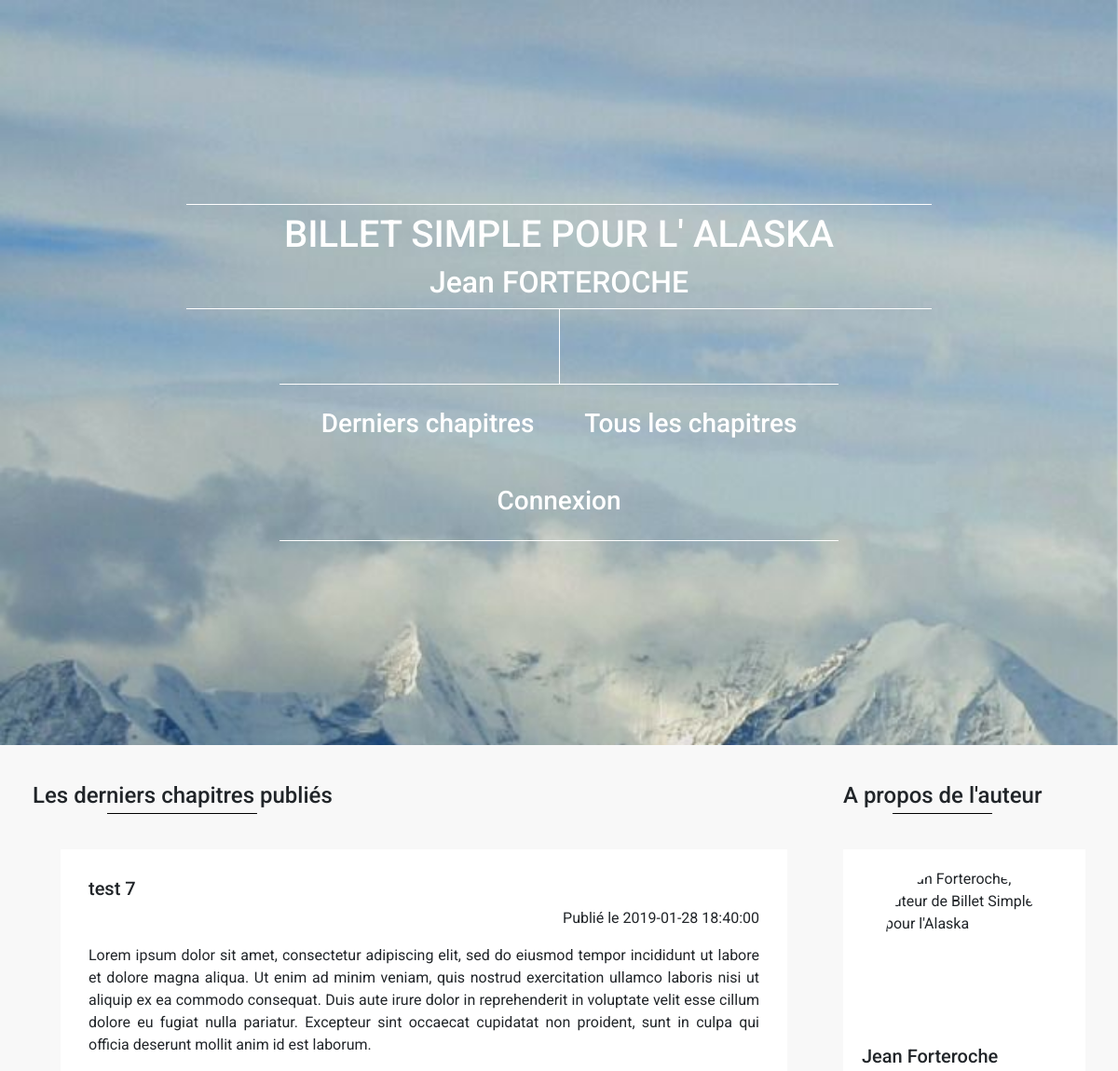
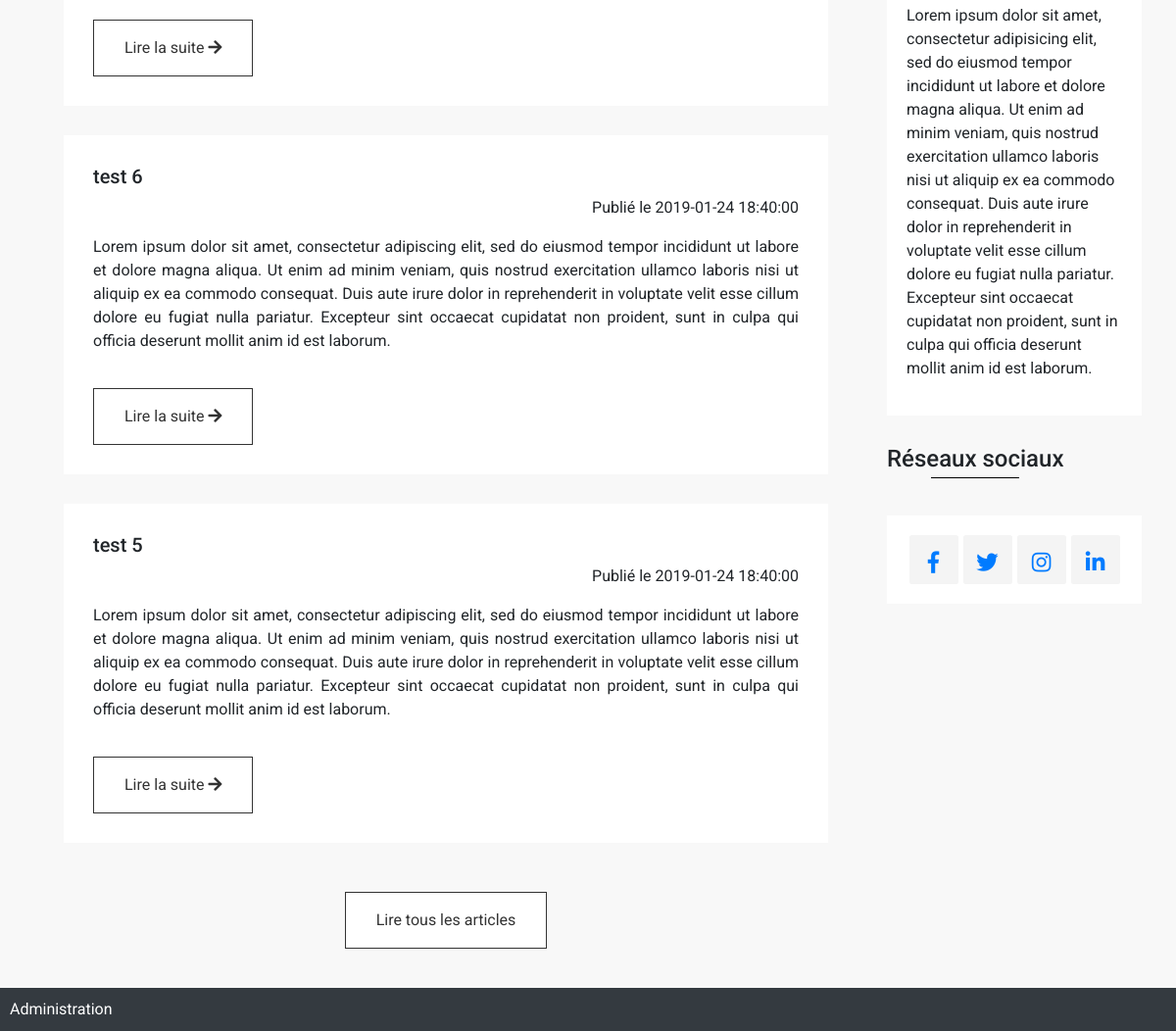
The page / on the database its author committed (2 pictures, top to bottom).
### tables this page shows
CREATE TABLE IF NOT EXISTS `post` (
  `id` int(11) NOT NULL AUTO_INCREMENT,
  `author` varchar(50) NOT NULL,
  `title` varchar(255) NOT NULL,
  `content` text NOT NULL,
  `createdAt` datetime NOT NULL,
  `updated` tinyint(1) NOT NULL DEFAULT '0',
  `updatedAt` datetime DEFAULT NULL,
  `reported` tinyint(1) NOT NULL DEFAULT '0',
  `reportedAt` datetime DEFAULT NULL,
  PRIMARY KEY (`id`)
);

### controler/accueil.php (called while the page is built, shortened)
<?php
$post = new Post();
$posts = $post->findByPage(3,0);
include_once __DIR__ . '/../vue/accueil.vue.php';

### model/BddConnexion.php (called while the page is built, shortened)
<?php
class BddConnexion
{
    public function __construct()
    {
        try {
            $this->bdd = new PDO('mysql:host=localhost;dbname=projet3', 'root', '');
        } catch (PDOException $e) {
            die('Erreur:' . $e->getMessage());
        };
    }
}

### model/Post.php (called while the page is built, shortened)
<?php
class Post extends BddConnexion
{
    private $id;
    private $title;
    private $content;
    private $createdAt;
    public function getId()
    {
        return $this->id;
    }
    public function setId($id)
    {
        $this->id = $id;
    }
    public function getTitle()
    {
        return $this->title;
    }
    public function setTitle($title)
    {
        $this->title = $title;
    }
    public function getContent()
    {
        return $this->content;
    }
    public function setContent($content)
    {
        $this->content = $content;
    }
    public function getCreatedAt()
    {
        return $this->createdAt;
    }
    public function setCreatedAt($createdAt)
    {
        $this->createdAt = $createdAt;
    }
    public function findByPage($limit, $offset)
    {
        $req = $this->bdd->prepare('SELECT id, author, title, content, createdAt, updated, updatedAt, reported, reportedAt FROM post ORDER BY id DESC LIMIT :limit OFFSET :offset');
        $req->bindValue(':limit', $limit, PDO::PARAM_INT);
        $req->bindValue(':offset', $offset, PDO::PARAM_INT);
        $req->execute();
        while($datas = $req->fetch()){
            $post = new Post();
            $post->setId($datas['id']);
            $post->setAuthor($datas['author']);
            $post->setTitle($datas['title']);
            $post->setContent($datas['content']);
            $post->setCreatedAt($datas['createdAt']);
            $post->setUpdated($datas['updated']);
            $post->setUpdatedAt($datas['updatedAt']);
            $post->setReported($datas['reported']);
            $post->setReportedAt($datas['reportedAt']);
            $listPosts[] = $post;
        }
        return $listPosts;
    }
}

### vue/accueil.vue.php (the view, shortened to what this page needs)
<!DOCTYPE html>
<html lang="fr">
<head>
    <link rel="stylesheet" href="https://stackpath.bootstrapcdn.com/bootstrap/4.1.3/css/bootstrap.min.css"
>
    <link rel="stylesheet" href="https://use.fontawesome.com/releases/v5.5.0/css/all.css"
>
    <link href="/vue/css/style.css" rel="stylesheet">
</head>
<body>
<div class="container-fluid">
    <header class="row accueilBanner">
        <div class="headerTitle">
            <div class="title col-sm-8 mx-auto">
                <h1 class="mt-2">BILLET SIMPLE POUR L' ALASKA</h1>
                <h2>Jean FORTEROCHE</h2>
            </div>
            <div class="col-sm-6 mx-auto subtitle">
                <div class="center-block">
                    <a href="#content"><h3>Derniers chapitres</h3></a>
                    <a href="/articles"><h3>Tous les chapitres</h3></a>
                    <a href="/connexion"><h3>Connexion</h3></a>
                </div>
            </div>
        </div>
    </header>
    <div id="content" class="row content">
        <section class="col-sm-9 ">
            <h4>Les derniers chapitres publiés</h4>
            <?php
            if (isset($posts) && count($posts) > 0) {
                foreach ($posts as $post) {
                    ?>
                    <article class="post">
                        <h5><?= $post->getTitle(); ?></h5>
                        <p class="text-right">Publié le <?= $post->getCreatedAt(); ?></p>
                        <p><?= $post->getContent(); ?></p>
                        <a href="/chapitre?id=<?= $post->getId(); ?>" class="readMore">Lire la suite <span
                                    class="fas fa-arrow-right"></span></a>
                    </article>
                <?php }
            } else { ?>
                <div class="alert alert-warning text-center">
                    <b>Aucun article n'a été publié pour le moment !</b>
                </div>
                <?php
            }
            ?>
            <div class="text-center">
                <a href="/articles" class="readMore">Lire tous les articles</a>
            </div>
        </section>
        <section class="col-sm-3">
            <h4>A propos de l'auteur</h4>
            <aside>
                <img src="https://cdn.iconscout.com/icon/free/png-256/avatar-367-456319.png"
                     alt="Jean Forteroche, auteur de Billet Simple pour l'Alaska" height="160" width="170"
                     class="mx-auto d-block">
                <h5>Jean Forteroche</h5>
                <p>Lorem ipsum dolor sit amet, consectetur adipisicing elit, sed do eiusmod tempor incididunt ut labore
                    et dolore magna aliqua. Ut enim ad minim veniam, quis nostrud exercitation ullamco laboris nisi ut
                    aliquip ex ea commodo consequat. Duis aute irure dolor in reprehenderit in voluptate velit esse
                    cillum dolore eu fugiat nulla pariatur. Excepteur sint occaecat cupidatat non proident, sunt in
                    culpa qui officia deserunt mollit anim id est laborum.</p>
            </aside>
            <h4>Réseaux sociaux</h4>
            <aside id="social">
                    <span id="facebook" class="socialLink">
                        <a href="#"><i class="fab fa-facebook-f"></i></a>
                    </span>
                <span id="twitter" class="socialLink">
                        <a href="#"><i class="fab fa-twitter"></i></a>
                    </span>
                <span id="instagram" class="socialLink">
                        <a href="#"><i class="fab fa-instagram"></i></a>
                    </span>
                <span id="linkedin" class="socialLink">
                        <a href="#"><i class="fab fa-linkedin-in"></i></a>
                    </span>
            </aside>
        </section>
    </div>
    <?php
    include_once __DIR__ . '/includes/footer.inc.vue.php';
    ?>
</div>
</body>
</html>

### vue/css/style.css (style rules this page uses)
html { scroll-behavior: smooth; }
body { font-family: 'Roboto', sans-serif; background-color: rgb(248, 248, 248); }
.accueilBanner { background-image: url("../images/homeBackground2.jpeg"); background-size: cover; background-attachment: fixed; min-height: 100vh; display: flex; flex-direction: column; align-items: center; justify-content: center; text-align: center; }
.headerTitle { width: 100%; height: 100%; }
.title, .subtitle { border-top: 1px solid white; border-bottom: 1px solid white; color: white; }
.subtitle h3 { display: inline-block; padding: 25px; margin: 0; height: 100%; transition-property: background; transition-duration: 1s; }
header a, header a:hover, header a:focus { text-decoration: none; color: white; }
section, .content { padding: 20px; }
h4 { display: inline-block; padding-bottom: 5px; position: relative; }
section h4::before { content: ""; position: absolute; width: 50%; height: 1px; bottom: 0; left: 25%; border-bottom: 1px solid black; }
.post { margin: 30px; padding: 30px; background-color: white; text-align: justify; }
.readMore { margin-top: 20px; background: #ffffff; border: 1px solid #333; display: inline-block; color: #333; padding: 16px 31px; transition-property: background; transition-duration: 0.5s; }
aside { background-color: white; padding: 20px; margin-top: 30px; margin-bottom: 30px; }
aside img { margin-bottom: 30px; border-radius: 50%; }
.socialLink { height: 50px; width: 50px; border-radius: 5%; background-color: #f4f4f4; text-align: center; font-size: 1.4em; line-height: 2.5em; }
#social { display: flex; justify-content: space-around; }
#social i { width: 100%; height: 100%; }

### rows shown on the page
post: title "test 7", createdAt "2019-01-28 18:40:00", content "Lorem ipsum dolor sit amet, consectetur adipiscing elit, sed do eiusmod tempor incididunt ut labore et dolore magna aliqua. Ut enim ad minim veniam, quis nostrud exercitation ullamco laboris nisi ut aliquip ex ea commodo consequat. Duis aute irure dolor in reprehenderit in voluptate velit esse cillum dolore eu fugiat nulla pariatur. Excepteur sint occaecat cupidatat non proident, sunt in culpa qui officia deserunt mollit anim id est laborum."
post: title "test 6", createdAt "2019-01-24 18:40:00", content "Lorem ipsum dolor sit amet, consectetur adipiscing elit, sed do eiusmod tempor incididunt ut labore et dolore magna aliqua. Ut enim ad minim veniam, quis nostrud exercitation ullamco laboris nisi ut aliquip ex ea commodo consequat. Duis aute irure dolor in reprehenderit in voluptate velit esse cillum dolore eu fugiat nulla pariatur. Excepteur sint occaecat cupidatat non proident, sunt in culpa qui officia deserunt mollit anim id est laborum."
post: title "test 5", createdAt "2019-01-24 18:40:00", content "Lorem ipsum dolor sit amet, consectetur adipiscing elit, sed do eiusmod tempor incididunt ut labore et dolore magna aliqua. Ut enim ad minim veniam, quis nostrud exercitation ullamco laboris nisi ut aliquip ex ea commodo consequat. Duis aute irure dolor in reprehenderit in voluptate velit esse cillum dolore eu fugiat nulla pariatur. Excepteur sint occaecat cupidatat non proident, sunt in culpa qui officia deserunt mollit anim id est laborum."
